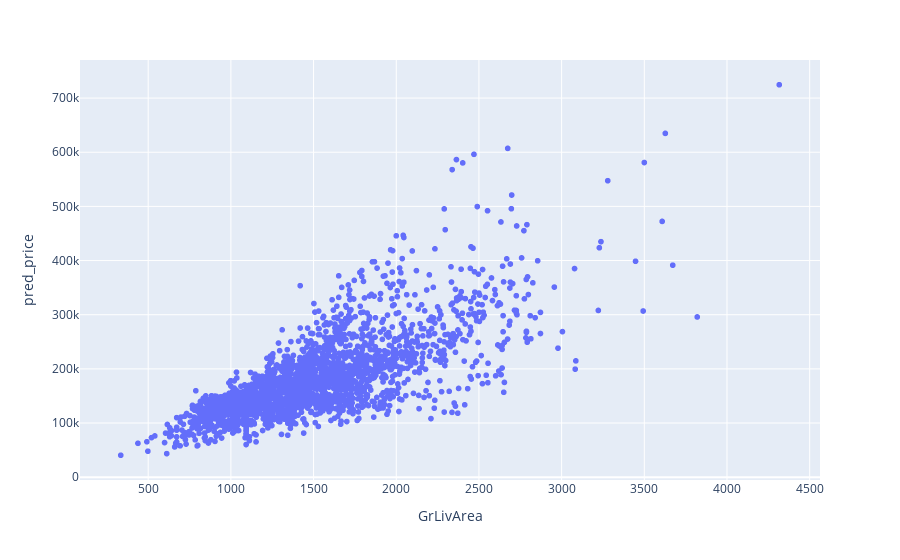

The notebook cell saved with this chart:
### Code cell
px.scatter(df,df['GrLivArea'],df['pred_price'])

### Figure 1 — Plotly figure (JSON) as saved in the notebook; plotly's stock layout.template omitted (floating-point values rounded to 4 significant figures; data arrays with more than 128 entries replaced by an {"elided": "..."} marker saying what was removed)
{"data": [{"hovertemplate": "GrLivArea=%{x}<br>pred_price=%{y}<extra></extra>", "legendgroup": "", "marker": {"color": "#636efa", "symbol": "circle"}, "mode": "markers", "name": "", "showlegend": false, "type": "scattergl", "x": {"elided": "2471 int values"}, "xaxis": "x", "y": {"elided": "2471 float values"}, "yaxis": "y"}], "layout": {"legend": {"tracegroupgap": 0}, "margin": {"t": 60}, "xaxis": {"anchor": "y", "domain": [0, 1], "title": {"text": "GrLivArea"}}, "yaxis": {"anchor": "x", "domain": [0, 1], "title": {"text": "pred_price"}}}}
